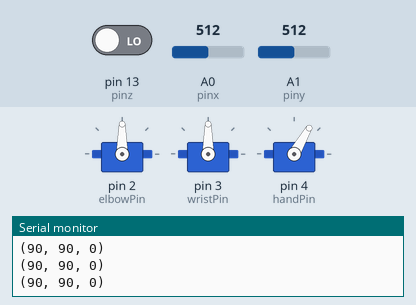
Bench run of a sketch on a simulated Arduino Uno, built with avr-gcc and run on an emulated ATmega328P. Shown: 3 × servo, the last lines printed to the serial monitor. Inputs (shaded band) come from the test bench; at power-on: A0 (pinx) = 512, A1 (piny) = 512, pin 13 (pinz) LOW.

Above: at 1.2 s.
1.3 s: A0 (pinx) set to 531
2.8 s: A0 (pinx) set to 549
At 3.99 s:
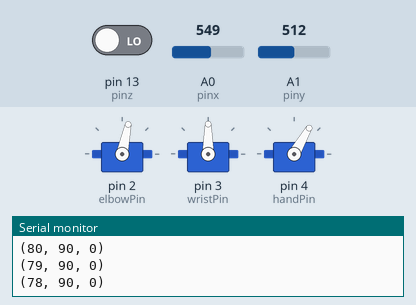
5.8 s: A1 (piny) set to 556
At 6.01 s:
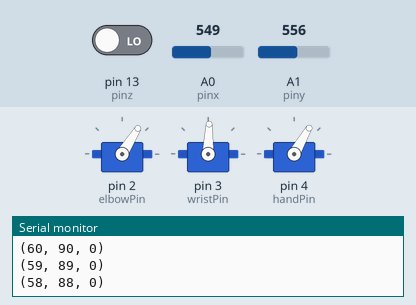
8.8 s: pin 13 (pinz) driven HIGH
At 9.04 s:
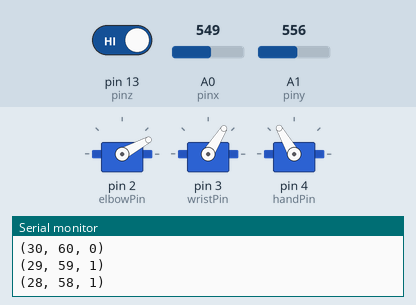
11.8 s: A1 (piny) set to 170
14.8 s: A0 (pinx) set to 501
17.8 s: A0 (pinx) set to 476
At 18.04 s:
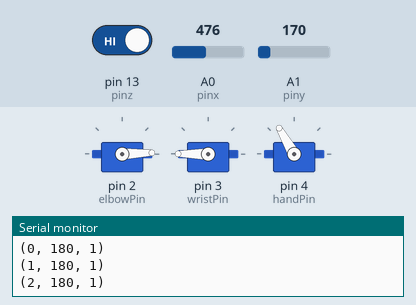
Timing chart, 0 to 23.4 s (numbered marks = the images above; inputs shaded):
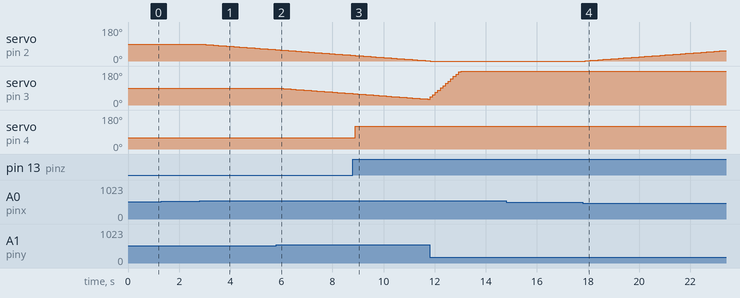

The sketch:

robot_arm.ino
```cpp
//based on https://github.com/asinck/arduino/tree/master/misc/joystick

#include <Servo.h>

//servos and their pins
Servo elbow, wrist, hand;
int elbowPin = 2;
int wristPin = 3;
int handPin = 4;

//how far from 0 deg each way
double servoMax = 180.0;
double servoMin = 0.0;

//This is for the hand. The range of motion is about 60deg, and these
//measurements reflect that based on observation. It may be different
//for other arms.
//Note: handMax is all the way closed; handMin is all the way open.
double handMax = 120;
double handMin = 60;

int currentElbow, currentWrist;

//analog x and y for the joystick
int pinx = 0;
int piny = 1;

//digital z for the joystick
int pinz = 13;

//midpoints for the joystick
int midx = 0;
int midy = 0;

void setup() {
    //set the pins to input mode
    pinMode(pinx, INPUT);
    pinMode(piny, INPUT);
    pinMode(pinz, INPUT);

    //Set the midpoint of the readings. This will be subtracted from
    //the readings, to make a 0 on the number line.
    midx = analogRead(pinx);
    midy = analogRead(piny);

    //attach the servos to their pins
    elbow.attach(elbowPin);
    wrist.attach(wristPin);
    hand.attach(handPin);
    currentElbow = (servoMax-servoMin)/2.0;
    currentWrist = (servoMax-servoMin)/2.0;
    elbow.write(currentElbow);
    wrist.write(currentWrist);

    Serial.begin(9600);
}

void loop() {
    //read the values
    int x = midx - analogRead(pinx);
    int y = midy - analogRead(piny); //the y axis is inverted, imho
    int z = digitalRead(pinz);

    //filter out the noise from off-by-one readings at 0
    if ((2 > x) && (x > -2))
        x = 0;
    if ((2 > y) && (y > -2))
        y = 0;

    //scale the measurements for output
    currentElbow += scale(x);
    currentWrist += scale(y);

    if (currentElbow < servoMin) currentElbow = servoMin;
    else if (currentElbow > servoMax) currentElbow = servoMax;

    if (currentWrist < servoMin) currentWrist = servoMin;
    else if (currentWrist > servoMax) currentWrist = servoMax;

    //output to the joints
    elbow.write(currentElbow);
    wrist.write(currentWrist);

    //adjust the hand as needed
    if (z == 1) {
        hand.write(handMax);
    }
    else {
        hand.write(handMin);
    }

    //do all the converting now instead of printing each part
    //separately, because printing slows the arduino down noticeably.
    String strX = String(currentElbow);
    String strY = String(currentWrist);
    String strZ = String(z);
    String output = "(" + strX + ", " + strY + ", " + strZ + ")";
    Serial.println(output);

    delay(100);
}

int scale(int input) {
    /*
      max analog input is 1023, but this program uses half that
      because the midpoint is 512. Thus, the range is [-512, 512].
      However, the joint servos are in the range [0, 180]. Because of
      this, the input range must be made positive: add 512 to it.

      The ratio is as follows:
      ((input+512) / 1024) = (output / servoMax)
      Solving,
      output = servoMax * ((input+512) / 1024)

     */
    // int output = servoMax * ((input+512.0) / 1024.0);
    // return output;


    // (input / 512) = (output / servoMax)

    double reduction = 10.0;
    double output = (input / 512.0) * servoMax;
    output /= reduction;
    return output;

}
```

Measured:
- the behaviour switches between 540 and 541 on A0 (pinx) (found by bisection; images 0 and 1)
- the behaviour switches between 540 and 541 on A1 (piny) (found by bisection; images 1 and 2)
- the behaviour switches between 484 and 483 on A0 (pinx) (found by bisection; images 3 and 4)
- after the input at 2.8 s, servo on pin 2 (elbowPin): moves from 90° to 60° over 2.9 s, starting at once
- after the input at 5.8 s, servo on pin 3 (wristPin): moves from 90° to 60° over 2.9 s, starting after 0.06 s
- after the input at 8.8 s, servo on pin 4 (handPin): 60° → 120° after 0.10 s
- after the input at 17.8 s, servo on pin 2 (elbowPin): moves from 0° to 55° over 5.5 s, starting after 0.09 s
